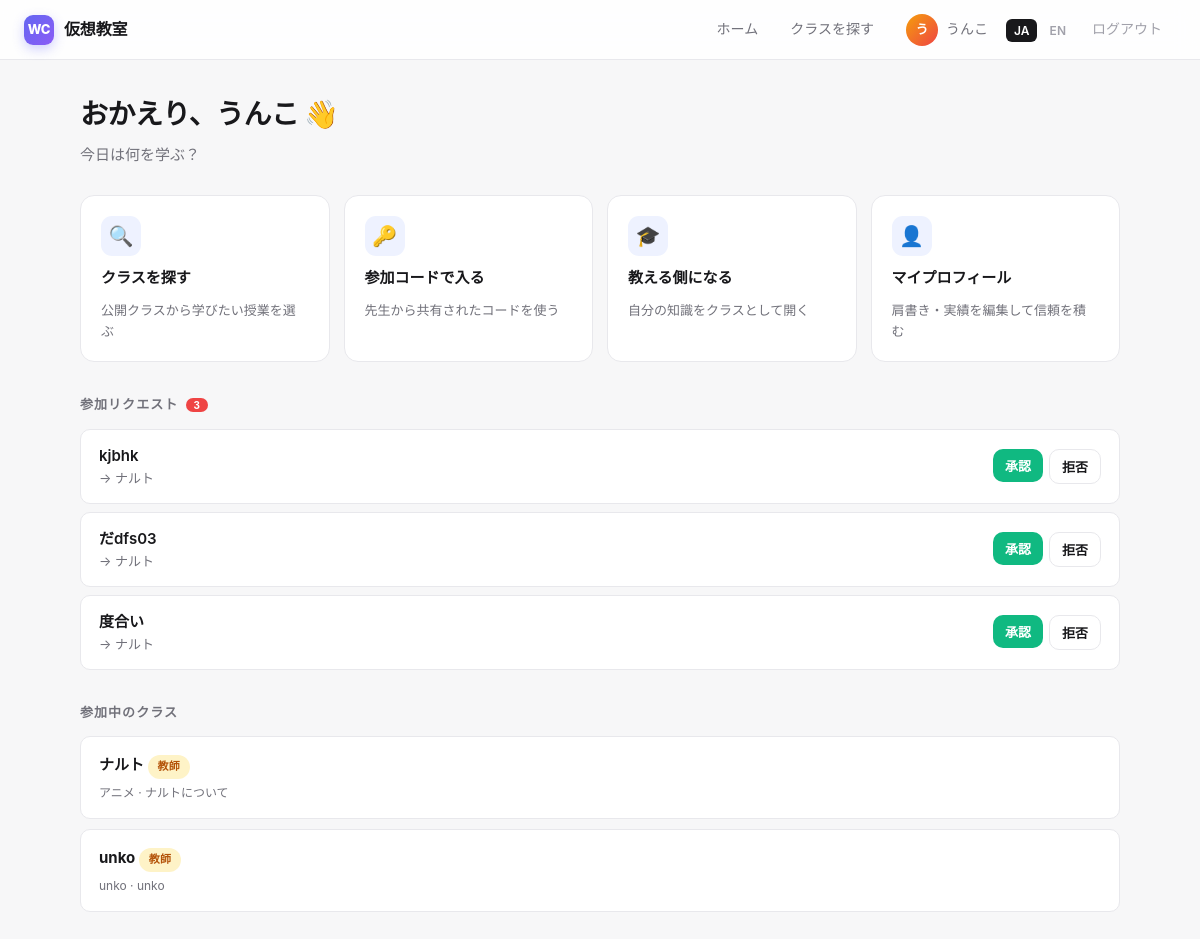
The app's page /dashboard (signed in) with its own data.
### tables this page shows
CREATE TABLE users (
        id INTEGER PRIMARY KEY AUTOINCREMENT,
        name TEXT NOT NULL UNIQUE,
        created_at TEXT NOT NULL
    , lang TEXT DEFAULT 'ja', title TEXT DEFAULT '', bio TEXT DEFAULT '');

CREATE TABLE join_requests (
        id INTEGER PRIMARY KEY AUTOINCREMENT,
        class_id INTEGER NOT NULL,
        user_id INTEGER NOT NULL,
        status TEXT NOT NULL DEFAULT 'pending',
        created_at TEXT NOT NULL,
        UNIQUE(class_id, user_id)
    );

CREATE TABLE classes (
        id INTEGER PRIMARY KEY AUTOINCREMENT,
        title TEXT NOT NULL,
        subject TEXT NOT NULL,
        description TEXT,
        teacher_id INTEGER NOT NULL,
        join_code TEXT NOT NULL UNIQUE,
        created_at TEXT NOT NULL, blackboard TEXT DEFAULT '', ai_mode INTEGER DEFAULT 0, stage INTEGER DEFAULT 0, is_public INTEGER DEFAULT 1, ai_teacher_mode INTEGER DEFAULT 0, teaching_focus TEXT DEFAULT '', taught_by TEXT DEFAULT '',
        FOREIGN KEY (teacher_id) REFERENCES users(id)
    );

CREATE TABLE enrollments (
        id INTEGER PRIMARY KEY AUTOINCREMENT,
        class_id INTEGER NOT NULL,
        user_id INTEGER NOT NULL,
        role TEXT NOT NULL,
        joined_at TEXT NOT NULL,
        UNIQUE(class_id, user_id),
        FOREIGN KEY (class_id) REFERENCES classes(id),
        FOREIGN KEY (user_id) REFERENCES users(id)
    );

### main.py (the view)
@app.get("/dashboard", response_class=HTMLResponse)
def dashboard(request: Request):
    user = current_user(request)
    if not user:
        return RedirectResponse("/login")
    classes = list_classes_for_user(user["id"])
    pending = list_pending_requests_for_teacher(user["id"])
    my_requests = list_my_requests(user["id"])
    pending_count = count_pending_for_teacher(user["id"])
    flash = request.session.pop("flash", None)
    return templates.TemplateResponse(
        request, "dashboard.html",
        ctx(request, user, classes=classes, pending=pending,
            my_requests=my_requests, pending_count=pending_count, flash=flash),
    )

### templates/dashboard.html (shortened to what this page needs)
{% extends "base.html" %}
{% block content %}
<div class="greet">
  <h1>おかえり、{{ user.name }} 👋</h1>
  <p>今日は何を学ぶ？</p>
</div>
<div class="actions-grid">
  <a class="action-card" href="/classes">
    <div class="ic">🔍</div>
    <div class="t">クラスを探す</div>
    <div class="d">公開クラスから学びたい授業を選ぶ</div>
  </a>
  <a class="action-card" href="/join_class">
    <div class="ic">🔑</div>
    <div class="t">参加コードで入る</div>
    <div class="d">先生から共有されたコードを使う</div>
  </a>
  <a class="action-card" href="/create_class">
    <div class="ic">🎓</div>
    <div class="t">教える側になる</div>
    <div class="d">自分の知識をクラスとして開く</div>
  </a>
  <a class="action-card" href="/u/{{ user.id }}">
    <div class="ic">👤</div>
    <div class="t">マイプロフィール</div>
    <div class="d">肩書き・実績を編集して信頼を積む</div>
  </a>
</div>
{% if pending_count > 0 %}
<div class="section-h">参加リクエスト <span class="badge-count">{{ pending_count }}</span></div>
{% for r in pending %}
<div class="req-row">
  <div>
    <div class="who">{{ r.user_name }}</div>
    <div class="cls">→ {{ r.class_title }}</div>
  </div>
  <div style="display:flex;gap:6px;">
    <form method="post" action="/requests/{{ r.id }}/approve">
      <button class="btn sm green" type="submit">{{ T.approve }}</button>
    </form>
    <form method="post" action="/requests/{{ r.id }}/reject">
      <button class="btn sm ghost" type="submit">{{ T.reject }}</button>
    </form>
  </div>
</div>
{% endfor %}
{% endif %}
<div class="section-h">{{ T.my_classes }}</div>
{% if classes %}
  {% for c in classes %}
  <a class="class-item" href="/class/{{ c.id }}">
    <div class="title">
      {{ c.title }}
      <span class="pill {{ 'teacher' if c.role == 'teacher' else 'student' }}">{{ T[c.role] if c.role in ['teacher','student'] else c.role }}</span>
    </div>
    <div class="meta">{{ c.subject }}{% if c.description %} · {{ c.description }}{% endif %}</div>
  </a>
  {% endfor %}
{% else %}
  <div class="card" style="text-align:center;padding:48px;">
    <div style="font-size:40px;margin-bottom:12px;">📚</div>
    <div style="font-weight:600;margin-bottom:6px;">まだクラスがありません</div>
    <div class="muted">公開クラスを探すか、参加コードで入ってみましょう</div>
  </div>
{% endif %}
{% endblock %}

### templates/base.html (shortened to what this page needs)
<!DOCTYPE html>
<html lang="{{ lang }}">
<head>
</head>
<body>
<header class="hdr">
  <a href="/dashboard" class="brand">
    <div class="logo">WC</div>
    <span>{{ T.app_title }}</span>
  </a>
  <nav>
    {% if user %}
      <a href="/dashboard">{{ T.home }}</a>
      <a href="/classes">{{ T.join_class }}</a>
      <a href="/u/{{ user.id }}" style="display:flex;align-items:center;">
        <span class="avatar">{{ user.name[0]|upper }}</span>
        <span>{{ user.name }}</span>
      </a>
      <span class="lang">
        <a href="/lang/ja" class="{% if lang == 'ja' %}active{% endif %}">JA</a>
        <a href="/lang/en" class="{% if lang == 'en' %}active{% endif %}">EN</a>
      </span>
      <a href="/logout" style="color:var(--text-soft);">{{ T.logout }}</a>
    {% else %}
      <span class="lang">
        <a href="/lang/ja" class="{% if lang == 'ja' %}active{% endif %}">JA</a>
        <a href="/lang/en" class="{% if lang == 'en' %}active{% endif %}">EN</a>
      </span>
    {% endif %}
  </nav>
</header>
<main class="{% block main_class %}{% endblock %}">
{% block content %}{% endblock %}
</main>
</body>
</html>

### templates/base.html (style rules this page uses)
:root { --bg: #f7f7f8; --surface: #ffffff; --surface-2: #fafafa; --border: #e8e8ec; --text: #18181b; --text-muted: #71717a; --text-soft: #a1a1aa; --primary: #6366f1; --primary-hover: #4f46e5; --primary-soft: #eef2ff; --teacher: #f59e0b; --teacher-soft: #fef3c7; --student: #10b981; --student-soft: #d1fae5; --danger: #ef4444; --danger-soft: #fee2e2; --success: #10b981; --radius: 14px; --radius-sm: 10px; --radius-lg: 20px; --shadow-sm: 0 1px 2px rgba(0,0,0,.04); --shadow: 0 4px 12px rgba(0,0,0,.05); --shadow-lg: 0 12px 32px rgba(0,0,0,.08); --font: -apple-system, BlinkMacSystemFont, "Inter", "Hiragino Sans", "Yu Gothic UI", "Meiryo", sans-serif; }
* { box-sizing: border-box; }
html, body { margin: 0; padding: 0; }
body { font-family: var(--font); background: var(--bg); color: var(--text); font-size: 15px; line-height: 1.6; -webkit-font-smoothing: antialiased; }
a { color: inherit; text-decoration: none; }
button { font-family: inherit; }
.hdr { background: rgba(255,255,255,.85); backdrop-filter: saturate(180%) blur(12px); -webkit-backdrop-filter: saturate(180%) blur(12px); border-bottom: 1px solid var(--border); padding: 0 24px; height: 60px; display: flex; align-items: center; justify-content: space-between; position: sticky; top: 0; z-index: 50; }
.hdr .brand { display: flex; align-items: center; gap: 10px; font-weight: 700; font-size: 16px; letter-spacing: -.01em; }
.hdr .brand .logo { width: 30px; height: 30px; border-radius: 9px; background: linear-gradient(135deg, #6366f1, #8b5cf6); display: flex; align-items: center; justify-content: center; color: #fff; font-size: 13px; font-weight: 800; box-shadow: 0 4px 12px rgba(99,102,241,.3); }
.hdr nav { display: flex; align-items: center; gap: 4px; }
.hdr nav a { padding: 7px 14px; border-radius: 8px; font-size: 14px; color: var(--text-muted); font-weight: 500; transition: all .15s; }
.hdr .avatar { width: 32px; height: 32px; border-radius: 50%; background: linear-gradient(135deg, #f59e0b, #ef4444); color: #fff; font-weight: 700; font-size: 13px; display: flex; align-items: center; justify-content: center; margin-right: 8px; }
.hdr .lang a { padding: 4px 8px; border-radius: 6px; font-size: 12px; color: var(--text-soft); font-weight: 600; }
.hdr .lang a.active { background: var(--text); color: #fff; }
.badge-count { background: var(--danger); color: #fff; font-size: 10px; padding: 1px 7px; border-radius: 8px; margin-left: 4px; font-weight: 700; }
main { max-width: 1080px; margin: 32px auto; padding: 0 20px; }
.btn { display: inline-flex; align-items: center; gap: 6px; padding: 10px 18px; border-radius: var(--radius-sm); background: var(--primary); color: #fff; border: none; font-size: 14px; font-weight: 600; cursor: pointer; transition: all .15s; text-decoration: none; font-family: inherit; }
.btn.ghost { background: var(--surface); color: var(--text); border: 1.5px solid var(--border); }
.btn.green { background: var(--success); }
.btn.sm { padding: 7px 12px; font-size: 13px; }
.class-item { display: block; padding: 16px 18px; border: 1.5px solid var(--border); border-radius: var(--radius-sm); margin-bottom: 10px; background: var(--surface); transition: all .15s; }
.class-item .title { font-weight: 700; font-size: 15px; margin-bottom: 4px; }
.class-item .meta { font-size: 12px; color: var(--text-muted); }
.pill { display: inline-block; padding: 3px 10px; border-radius: 20px; font-size: 11px; font-weight: 700; letter-spacing: .02em; background: var(--primary-soft); color: var(--primary); }
.pill.teacher { background: var(--teacher-soft); color: #b45309; }

### records on screen
users: name "う", name "うんこ"
join_requests: user_name "kjbhk", class_title "ナルト", approve "承認", reject "拒否"
join_requests: user_name "だdfs03", class_title "ナルト", approve "承認", reject "拒否"
join_requests: user_name "度合い", class_title "ナルト", approve "承認", reject "拒否"
enrollments: title "ナルト", role "教師", subject "アニメ", description "ナルトについて"
enrollments: title "unko", role "教師", subject "unko", description "unko"

### other values on screen
{{ T.app_title }} "仮想教室"
{{ T.home }} "ホーム"
{{ T.join_class }} "クラスを探す"
{{ T.logout }} "ログアウト"
{{ pending_count }} "3"
{{ T.my_classes }} "参加中のクラス"
